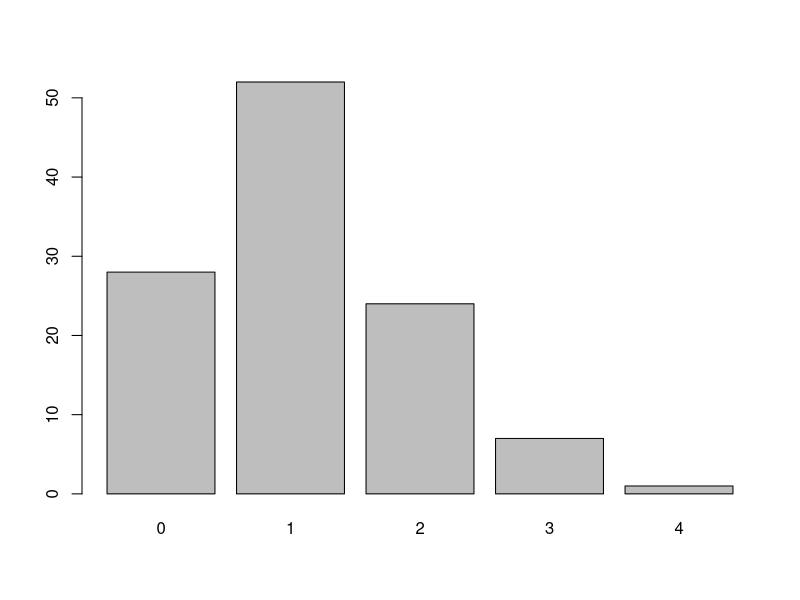
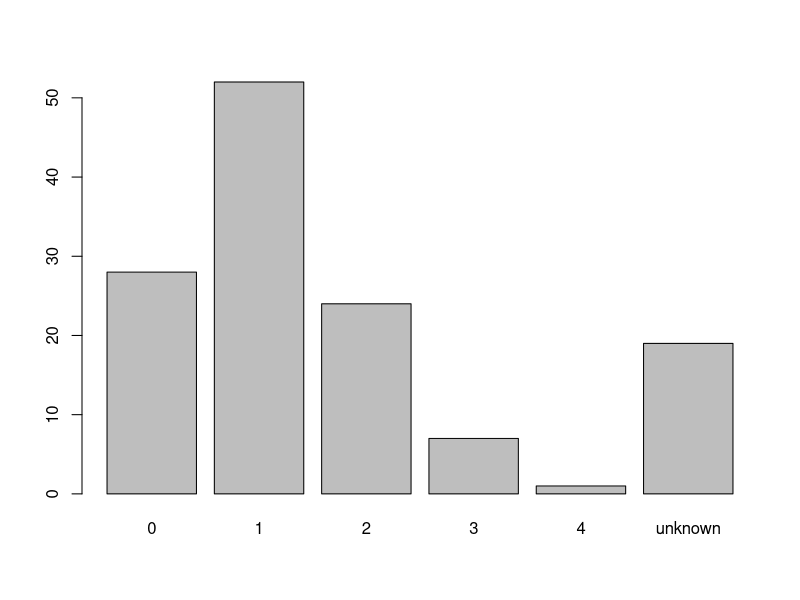

Source code (R) for these figures, in order: (Note: this script raises an error after producing the figures.)
# session 3 - data wrangling
# date: 8 April 2024
# instructor: Eirini Zormpa

# install.packages("tidyverse")
# install.packages("here")

library(tidyverse)
library(here)

# read in data
census_data <- read_csv(here("data_raw", "synthetic-census-data.csv"), na = "NULL")
View(census_data)

# factors
region <- factor(c("Northern Ireland", "London", "South East", "East Midlands"))

levels(region)
nlevels(region)

region

region <- factor(c("Northern Ireland", "London", "South East", "East Midlands"),
                 levels = c("South East", "London", "East Midlands", "Northern Ireland"))

region

levels(region)[2] <- "Greater London"
levels(region)

region <- fct_recode(region, "Greater London" = "London")
region

# ordered factor
class(census_data$interview_date)

interview_day <- wday(census_data$interview_date, label = TRUE)
class(interview_day)

likert_scale <- factor(c("Very unlikely", "Unlikely", "Neither likely nor unlikely", "Likely", "Very likely"),
                       levels = c("Very unlikely", "Unlikely", "Neither likely nor unlikely", "Likely", "Very likely"),
                       ordered = TRUE)

likert_scale

as.character(region)

year_factor <- factor(c(1999, 2005, 2006, 1967, 2023))
levels(year_factor)

as.numeric(year_factor)
as.numeric(as.character(year_factor))

as.numeric(levels(year_factor))[year_factor]

cars <- census_data$cars
cars <- as.factor(cars)
cars

plot(cars)

cars <- census_data$cars
cars[is.na(cars)] <- "unknown"
cars

cars <- as.factor(cars)
cars

plot(cars)

# select and filter

## select one column
select(census_data, region)

## select multiple columns
select(census_data, region, cars)
select(census_data, ID: dwelling_type, cars)
select(census_data, -religion)

## filters using one condition
filter(census_data, region == "East Midlands")
filter(census_data, household_size > 1)

## stacking conditions
filter(census_data, household_size > 1 & household_size < 4)
filter(census_data, region == "East Midlands" | region == "West Midlands")

# pipes
east_midlands <- filter(census_data, region == "East Midlands")
east_midlands_subset <- select(east_midlands, ID, dwelling_type:cars)

east_midlands_subset_2 <- select(filter(census_data, region == "East Midlands"), ID, dwelling_type:cars)

east_midlands_subset_3 <- census_data %>% 
  filter(region == "East Midlands") %>%
  select(ID, dwelling_type:cars)

# the above is the magrittr pipe, there has recently been a base R pipe
# the symbol for that is: |>
# they are basically the same

# exercise 1
census_data %>%
  filter(region == "London") %>%
  select(household_size, dwelling_type, cars)

# mutate
census_data %>% 
  mutate(people_per_room = household_size/bedrooms)

# group_by and summarise
census_data %>% 
  group_by(region) %>% 
  summarise(median_bedroom = median(bedrooms))

census_data %>% 
  group_by(central_heating, region) %>% 
  summarise(median_bedroom = median(bedrooms))

census_data %>%
  filter(!is.na(central_heating)) %>% 
  group_by(central_heating, region) %>% 
  summarise(median_bedroom = median(bedrooms))

census_data %>%
  drop_na(central_heating) %>% 
  group_by(central_heating, region) %>% 
  summarise(median_bedroom = median(bedrooms))

# ungroup
census_data %>% 
  group_by(central_heating, region) %>% 
  summarise(median_bedroom = median(bedrooms)) %>% 
  ungroup()

# multiple new columns
census_data %>% 
  group_by(central_heating, region) %>% 
  summarise(median_bedroom = median(bedrooms),
            mean_hh_size = mean(household_size))

# arrange
census_data %>% 
  group_by(central_heating, region) %>% 
  summarise(median_bedroom = median(bedrooms),
            mean_hh_size = mean(household_size)) %>% 
  arrange(mean_hh_size)

## and in descending order
census_data %>% 
  group_by(central_heating, region) %>% 
  summarise(median_bedroom = median(bedrooms),
            mean_hh_size = mean(household_size)) %>% 
  arrange(desc(mean_hh_size))

# count
census_data %>% 
  count(region)

# exercise 2
census_data %>%
  count(dwelling_type)

census_data %>%
  group_by(dwelling_type) %>%
  summarise(
    median_bedrooms = median(bedrooms),
    min_bedrooms = min(bedrooms),
    max_bedrooms = max(bedrooms),
    n = n()
  )

census_data %>%
  drop_na(cars) %>%
  group_by(region) %>%
  filter(cars == max(cars))

# separate
census_long <- census_data %>%
  separate_longer_delim(age, delim= "; ")

census_long <- census_data %>%
  separate_longer_delim(age, delim= "; ") %>% 
  separate_longer_delim(community_establlishment, delim= "; ")

census_clean <- census_long %>%
  separate_wider_delim(dwelling_type,
                       delim= " - ",
                       names = c("dwelling_type", "dwelling_type_detail"),
                       too_few = "align_start")

# export data
write_tsv(census_clean, here("data_processed", "census_clean.tsv"))
